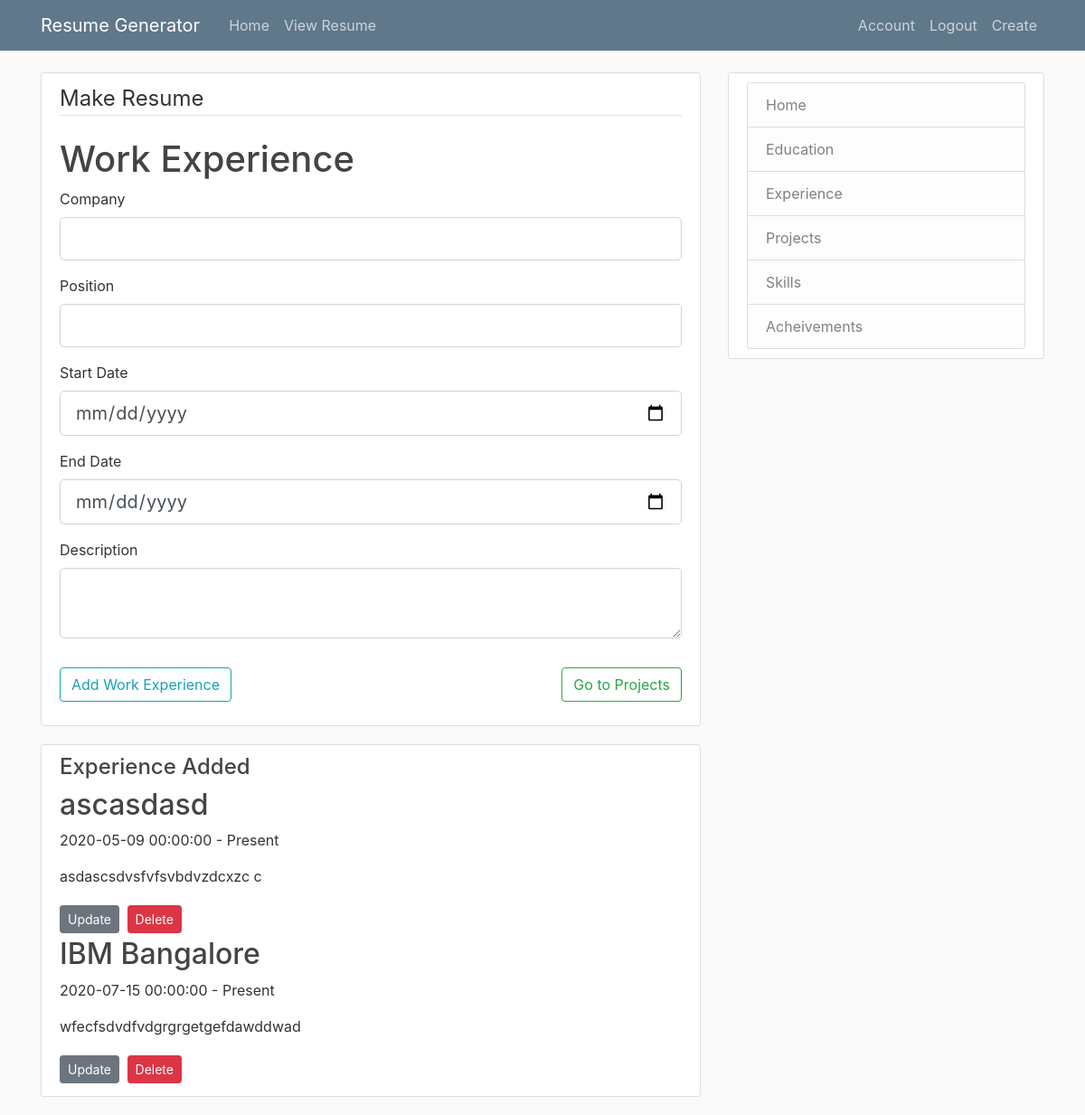
The page /resume/new/experience (signed in) on the database its author committed.
### resume/models.py (models this page shows, shortened)
class experience(db.Model):
    id = db.Column(db.Integer, primary_key=True)
    company = db.Column(db.String(100),nullable=False)
    position = db.Column(db.String(100),nullable=False)
    startexp = db.Column(db.DateTime,nullable=False,default=datetime.today())
    endexp = db.Column(db.DateTime,nullable=False,default=datetime.today())
    content = db.Column(db.Text,nullable=False)
    user_id= db.Column(db.Integer,db.ForeignKey('user.id'),nullable=False)

### resume/routes.py (the view)
@app.route("/resume/new/experience",methods=['GET','POST'])
@login_required
def  postexperience():
    form = userexp()
    expadded = experience.query.filter_by(exp=current_user).all()
    if form.validate_on_submit():
        exp = experience(company=form.company.data,position=form.position.data,startexp=form.startexp.data,endexp=form.endexp.data,content=form.content.data,exp=current_user)
        db.session.add(exp)
        db.session.commit()
        return redirect(url_for("postexperience"))
    return render_template("experience.html",title="Experience",form=form,expadded=expadded)

### resume/forms.py
class userexp(FlaskForm):
    company = StringField("Company",
        validators=[DataRequired(),Length(min=5)])
    position = StringField("Position",
        validators=[DataRequired(),Length(min=5)])
    startexp = DateField('Start Date', format='%Y-%m-%d',
         validators=[DataRequired()])
    endexp  = DateField('End Date', format='%Y-%m-%d',
        validators=[DataRequired()])
    content = TextAreaField("Description",
        validators=[DataRequired(),Length(min=15)])
    submit = SubmitField("Add Work Experience")

### resume/models.py (called while the page is built)
@login_manager.user_loader
def load_user(id):
    return user.query.get(int(id))

### resume/templates/experience.html (shortened to what this page needs)
{%  extends "layout.html" %}
{% block content %}
<div class="content-section">
    <form method="POST" action="">
        <fieldset class="form-group" id="cloneunder">
            <legend class="border-bottom mb-4">Make Resume</legend>
            <h1>Work Experience</h1>
            <div id="skillclass">
            <div class="form-group">
                {{ form.company.label(class="form-control-label") }}
                {% if form.company.errors %}
                    {{ form.company(class="form-control form-control-lg is-invalid") }}
                <div class="invalid-feedback">
                    {% for error in form.company.errors %}
                        <span>{{error}}</span>
                    {% endfor %}
                </div>
                {% else %}
                {{ form.company(class="form-control form-control-lg") }}
                {% endif %}
            </div>
            <div class="form-group">
                {{ form.position.label(class="form-control-label") }}
                {% if form.position.errors %}
                    {{ form.position(class="form-control form-control-lg is-invalid") }}
                <div class="invalid-feedback">
                    {% for error in form.position.errors %}
                        <span>{{error}}</span>
                    {% endfor %}
                </div>
                {% else %}
                {{ form.position(class="form-control form-control-lg") }}
                {% endif %}
            </div>
            <div class="form-group">
                {{ form.startexp.label(class="form-control-label") }}
                {% if form.startexp.errors %}
                    {{ form.startexp(class="form-control form-control-lg is-invalid") }}
                <div class="invalid-feedback">
                    {% for error in form.startexp.errors %}
                        <span>{{error}}</span>
                    {% endfor %}
                </div>
                {% else %}
                {{ form.startexp(class="form-control form-control-lg") }}
                {% endif %}
            </div>
            <div class="form-group">
                {{ form.endexp.label(class="form-control-label") }}
                {% if form.endexp.errors %}
                    {{ form.endexp(class="form-control form-control-lg is-invalid") }}
                <div class="invalid-feedback">
                    {% for error in form.endexp.errors %}
                        <span>{{error}}</span>
                    {% endfor %}
                </div>
                {% else %}
                {{ form.endexp(class="form-control form-control-lg") }}
                {% endif %}
            </div>
            <div class="form-group">
                {{ form.content.label(class="form-control-label") }}
                {% if form.content.errors %}
                    {{ form.content(class="form-control form-control-lg is-invalid") }}
                <div class="invalid-feedback">
                    {% for error in form.content.errors %}
                        <span>{{error}}</span>
                    {% endfor %}
                </div>
                {% else %}
                {{ form.content(class="form-control form-control-lg") }}
                {% endif %}
            </div>
        </div>
        </fieldset>
        <a href="/resume/new/projects" class="btn btn-outline-success" style="float: right;">Go to Projects</a>
        <div class="form-group">
            {{ form.submit(class="btn btn-outline-info") }}
        </div>
</form>
</div>
{% if expadded and title== "Experience" %}
<div class="content-section">
  <h4>Experience Added</h4>
  {%  for experience in expadded %}
  <article>
      <h2 class="article-title">{{ experience.company }}</h2>
      <p class="subDetails">{{ experience.startexp }} - Present</p>
      <p>{{ experience.content }}</p>
  </article>
  <div>
    <a class="btn btn-secondary btn-sm mt-1 mb-1" href="{{ url_for('update_exp', experience_id=experience.id) }}">Update</a>
    <button type="button" class="btn btn-danger btn-sm m-1" data-toggle="modal" data-target="#deleteModal">Delete</button>
  </div>
  {% endfor %}
</div>
{% endif %}
{%  endblock content  %}

### resume/static/main.css (style rules this page uses)
body { background: #fafafa; color: #333333; margin-top: 5rem; }
h1, h2, h3, h4, h5, h6 { color: #444444; }
.content-section { background: #ffffff; padding: 10px 20px; border: 1px solid #dddddd; border-radius: 3px; margin-bottom: 20px; }
.article-title { color: #444444; }

### rows shown on the page
experience: company "ascasdasd", startexp "2020-05-09 00:00:00", content "asdascsdvsfvfsvbdvzdcxzc c"
experience: company "IBM Bangalore", startexp "2020-07-15 00:00:00", content "wfecfsdvdfvdgrgrgetgefdawddwad"
